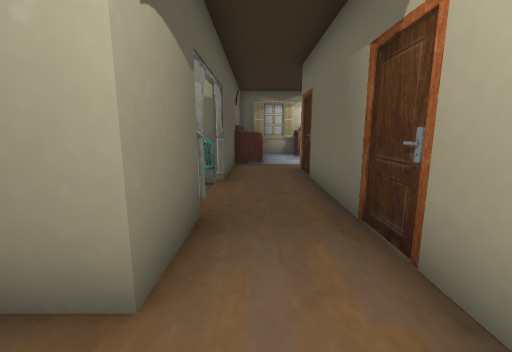
View 1 (above)

15 first-person views from a walk through a 3-D level made in the Unity game engine. The camera is 1.2 m above the floor, tilts 10° down and sees 90° across. Doors are open. The floor is counted in squares, 1 m on a side. Each view is taken from the middle of a square. On the plan, view 1 faces up. The plan holds only what a view shows up to about 12 squares ahead; the rest is blank. The player character is not drawn. Some surface patterns are stand-ins.

View 2
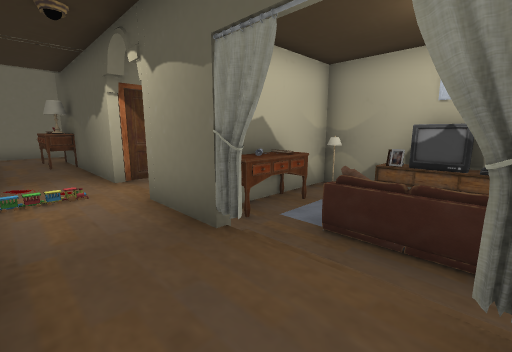

View 3
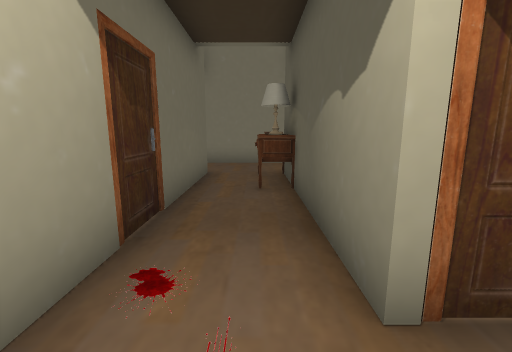

View 4
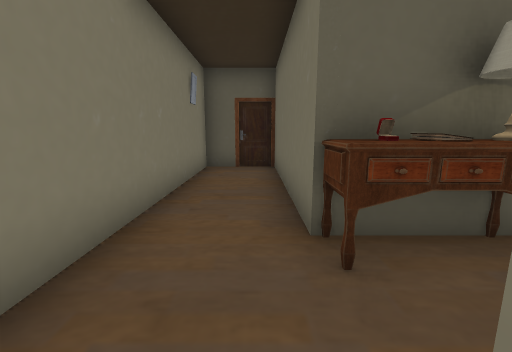

View 5
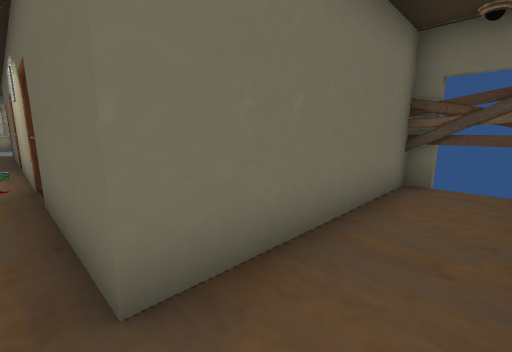

View 6
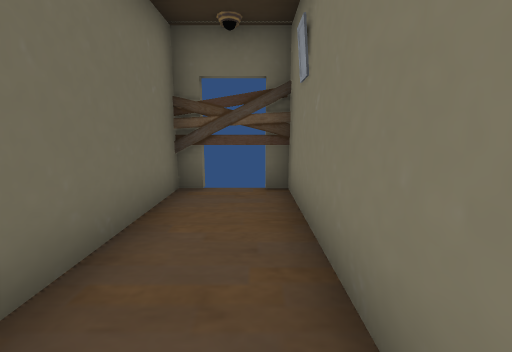

View 7
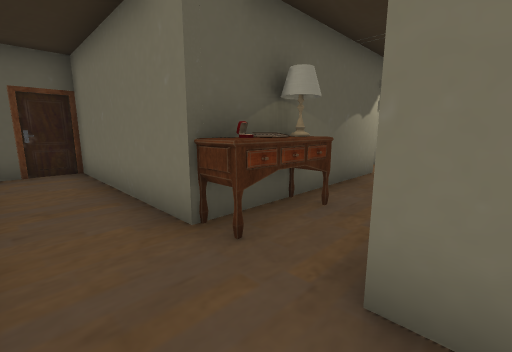

View 8
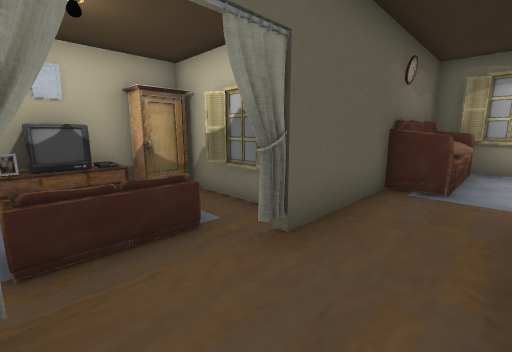

View 9
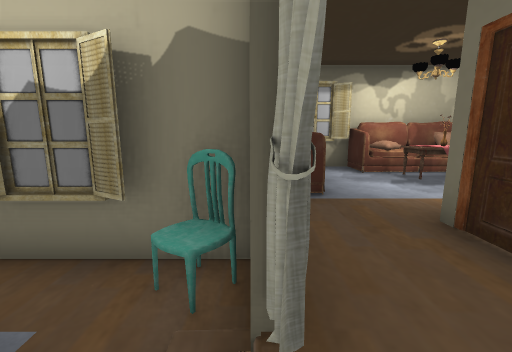

View 10
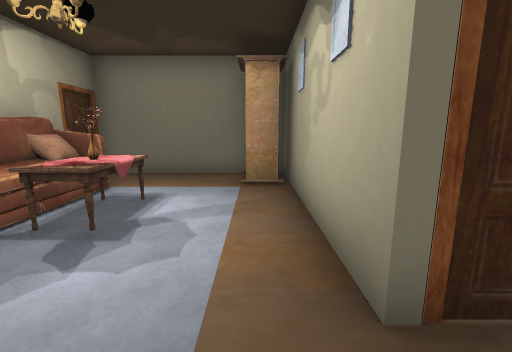

View 11
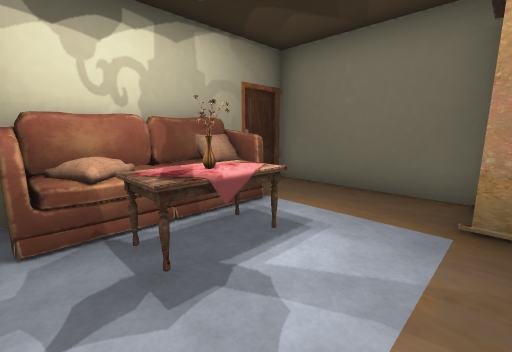

View 12
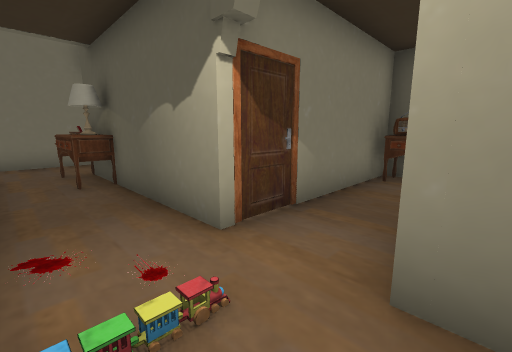

View 13
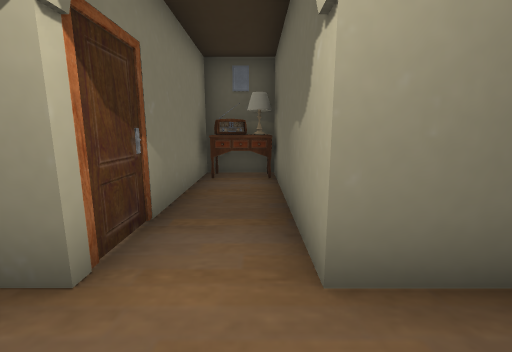

View 14
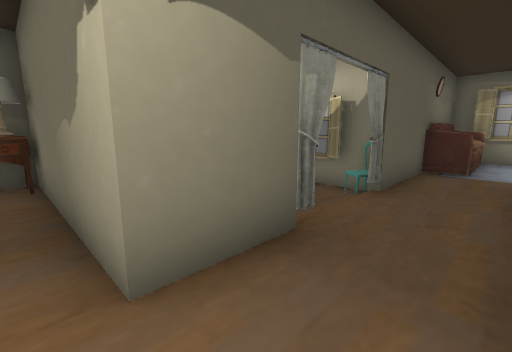

View 15
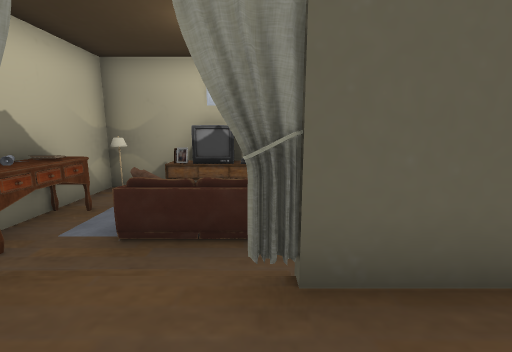

### Floor plan
Points are (right, up) in squares from view 1. A wall is a line through its corners. A room is listed if a view was taken in it or the views show most of it. See-through windows are left out.
Room 1 (views 1, 2, 3, 4, 5, 6, 7, 8, 9, 12, 13, 14, 15)
walls: (1.4, -5.6) (1.4, 4.5); (-2.5, -0.4) (-0.8, -0.4) (-0.8, -6.4) (-6.7, -6.4) (-6.7, -8.7) (7.4, -8.7); (-0.8, 4) (-0.9, 3.5); (-0.8, 4) (-1, 3.5); (-0.9, 4) (-0.8, 3.5); (-0.9, 4) (-0.7, 3.6); (-1, 4) (-0.8, 3.8) (-0.9, 3.5); (-0.7, 4.3) (-0.6, 3.8); (-0.9, 4.3) (-0.8, 3.5); (-1, 4.3) (-1, 3.7); (-0.8, 4.4) (-0.8, 1.5) (-2.5, 1.5); (7.4, -6.4) (2.4, -6.4); (-0.8, 5.9) (-0.9, 5.8); (-0.7, 6.3) (-0.9, 6); (-0.7, 6.3) (-1, 5.6); (-1, 6.3) (-0.8, 5.9) (-0.9, 5.8); (-1, 6.3) (-0.9, 5.5); (-1, 6.4) (-0.8, 5.5); (1.4, 6.4) (1.4, 8.2); (-0.8, 8.5) (-0.8, 5.5)
ways out: opening at (0.5, 7.5) to room 2; opening at (-1.5, 0.5) to room 3; opening at (-1, 5); open door at (8, -7.5)
objects: other object (0, -6); other object (0, -5); other object (0, -4)
Room 2 (views 10, 11)
walls: (1.4, 8.2) (7.3, 8.2) (7.3, 13.4) (-0.8, 13.4) (-0.8, 8.5); (0.4, 13.3) (-0.1, 13)
ways out: opening at (0.5, 7.5) to room 1
objects: other object (0, 10) to (0, 12); other object (2, 12) to (5, 13); other object (3, 11) to (4, 12); other object (6, 9) to (7, 9)
Room 3 (no view inside)
walls: (-4.4, 1.5) (-5.5, 1.5); (-6.4, 1.6) (-6.4, -0.5)
ways out: opening at (-1.5, 0.5) to room 1
objects: other object (-6, 0); other object (-6, 1); other object (-6, 2); other object (-3, 2)

Where each view was taken, in squares from view 1:
view 1: 0 up, 0 right, facing up
view 2: 6 up, 1 right, facing down-left
view 3: 1 up, 0 right, facing down
view 4: 7 down, 2 right, facing left
view 5: 8 down, 1 right, facing up-right
view 6: 8 down, 2 right, facing right
view 7: 8 down, 2 right, facing up-left
view 8: 4 up, 1 right, facing up-left
view 9: 5 up, 1 left, facing up
view 10: 9 up, 0 right, facing right
view 11: 9 up, 2 right, facing up-right
view 12: 2 up, 1 right, facing down-left
view 13: 1 up, 1 right, facing left
view 14: 1 up, 1 right, facing up-left
view 15: 6 up, 1 right, facing left
